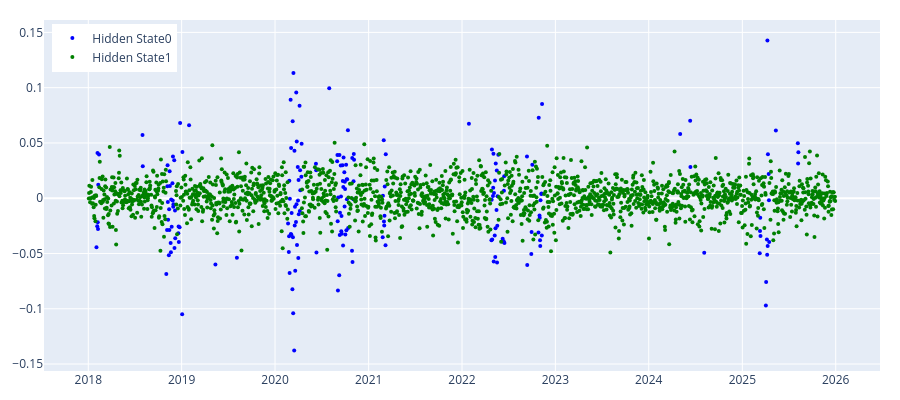

The notebook cell this image was saved under:
### Code cell
params = {'n_components':2, 'covariance_type':'full','random_state':100}
hmm_model = regime_detection.get_regimes_hmm(price_array, params)
hmm_states = hmm_model.predict(price_array)
plot_hidden_states(np.array(hmm_states),apple['log_returns'])

### Figure 1 — Plotly figure (JSON) as saved in the notebook; plotly's stock layout.template omitted (floating-point values rounded to 4 significant figures; data arrays with more than 128 entries replaced by an {"elided": "..."} marker saying what was removed)
{"data": [{"marker": {"color": "blue", "size": 4}, "mode": "markers", "name": "Hidden State0", "type": "scatter", "x": {"elided": "196 str values"}, "y": {"elided": "196 float values"}}, {"marker": {"color": "green", "size": 4}, "mode": "markers", "name": "Hidden State1", "type": "scatter", "x": {"elided": "1813 str values"}, "y": {"elided": "1813 float values"}}], "layout": {"height": 400, "legend": {"x": 0.01, "xanchor": "left", "y": 0.99, "yanchor": "top"}, "margin": {"b": 20, "l": 20, "r": 20, "t": 20}, "width": 900}}
